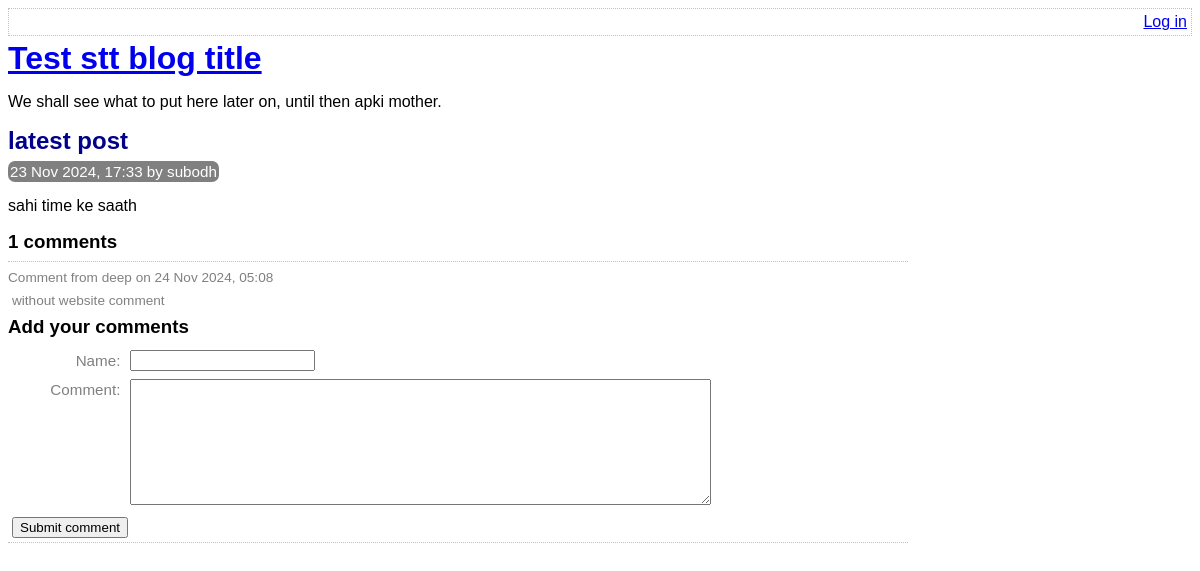
/view-post.php?post_id=7, run on the app's committed database.
### tables this page shows
CREATE TABLE post (
	id INTEGER PRIMARY KEY AUTOINCREMENT NOT NULL,
	title VARCHAR NOT NULL,
	body VARCHAR NOT NULL,
	user_id INTEGER NOT NULL,
	created_at VARCHAR NOT NULL,
	updated_at VARCHAR,
	FOREIGN KEY (user_id) REFERENCES user(id)
);

CREATE TABLE user (
	id INTEGER PRIMARY KEY AUTOINCREMENT NOT NULL,
	username VARCHAR NOT NULL,
	password VARCHAR NOT NULL,
	created_at VARCHAR NOT NULL,
	is_enabled BOOLEAN NOT NULL DEFAULT true
);

CREATE TABLE comment (
	id INTEGER PRIMARY KEY AUTOINCREMENT NOT NULL,
	post_id INTEGER NOT NULL,
	created_at VARCHAR NOT NULL,
	name VARCHAR NOT NULL,
	website VARCHAR,
	text VARCHAR NOT NULL,
	FOREIGN KEY (post_id) REFERENCES post(id)
);

### lib/view-post.php (called while the page is built, shortened)
<?php
function getPostRow(PDO $pdo, $postId)
{
    $stmt = $pdo->prepare(
        'SELECT
            title, created_at, body, (SELECT COUNT(*) FROM comment WHERE comment.post_id = post.id) comment_count, user_id
        FROM
            post
        WHERE
            id = :id'
    );
    $result = $stmt->execute(
        array('id' => $postId, )
    );
    $row = $stmt->fetch(PDO::FETCH_ASSOC);
    return $row;
}

### view-post.php (the view, shortened to what this page needs)
<?php
require_once 'lib/common.php';
require_once 'lib/view-post.php';
if (isset($_GET['post_id']))
{
    $postId = $_GET['post_id'];
}
else
{
    $postId = 0;
}
$pdo = getPDO();
$row = getPostRow($pdo, $postId);
$commentCount = $row['comment_count'];
?>
<!DOCTYPE html>
<html>
    <head>
        <?php require_once 'templates/head.php' ?>
    </head>
    <body>
        <?php require_once 'templates/title.php' ?>
        <div class="post">
            <h2>
                <?php echo htmlEscape($row['title']) ?>
            </h2>
            <div class="date">
                <?php echo convertSqlDate($row['created_at']) ?> by <?php echo htmlEscape(getUserFromUserId($pdo,$row['user_id'])) ?>
            </div>
            <?php echo convertNewlinesToParagraphs($row['body']) ?>
        </div>
        <?php require_once 'templates/list-comments.php'?>
        <?php require_once 'templates/comment-form.php' ?>
    </body>
</html>

### lib/common.php (shortened to what this page needs)
<?php
function getRootPath()
{
    return realpath(__DIR__ . '/..');
}
function getDatabasePath()
{
    return getRootPath() . '/data/data.sqlite';
}
function getDsn()
{
    return 'sqlite:' . getDatabasePath();
}
function getPDO()
{
    $pdo = new PDO(getDsn());
    return $pdo;
}
function htmlEscape($html)
{
    return htmlspecialchars($html, ENT_HTML5, 'UTF-8');
}
function convertSqlDate($sqlDate)
{
    $date = DateTime::createFromFormat('Y-m-d H:i:s', $sqlDate);
    return $date->format('d M Y, H:i');
}
function convertNewlinesToParagraphs($text)
{
    $escaped = htmlEscape($text);
    return '<p>' . str_replace("\n", "</p><p>", $escaped) . '</p>';
}
function getCommentsForPost(PDO $pdo, $postId)
{
    $pdo = getPDO();
    $sql = "
        SELECT
            id, name, text, created_at
        FROM
            comment
        WHERE
            post_id = :post_id
    ";
    $stmt = $pdo->prepare($sql);
    $stmt->execute(
        array('post_id' => $postId, )
    );
    return $stmt->fetchAll(PDO::FETCH_ASSOC);
}
function getUserFromUserId(PDO $pdo, $userId){
    $sql = 'SELECT username FROM user WHERE id=:id';
    $stmt = $pdo -> prepare($sql);
    $stmt->execute(
        array('id' => $userId)
    );
    return $stmt->fetchColumn();
}

### templates/list-comments.php (shortened to what this page needs)
<form
    method="post"
    class="comment-list"
    action="view-post.php?action=delete-comment&amp;post_id=<?php echo $postId ?>&amp;"
>
    <h3><?php echo $commentCount ?> comments</h3>
    <?php foreach (getCommentsForPost($pdo, $postId) as $comment): ?>
    <div class="comment">
        <div class="comment-meta">
            Comment from
            <?php echo htmlEscape($comment['name']) ?> on <?php echo convertSqlDate($comment['created_at']) ?>
        <div class="comment-body">
            <?php echo convertNewlinesToParagraphs($comment['text']) ?>
        </div>
    </div>
    <?php endforeach ?>
</form>

### assets/main.css (style rules this page uses)
h1, h2, h3 { margin-top: 0; margin-bottom: 8px; }
body { font-family: sans-serif; }
.post-synopsis h2, .post h2 { color: darkblue; }
.post .date, .post-synopsis .meta { color: white; background-color: grey; border-radius: 7px; padding: 2px; display: inline; font-size: 0.95em; }
.comment .comment-meta { font-size: 0.85em; color: grey; border-top: 1px dotted silver; padding-top: 8px; }
.comment-body p { margin: 8px 4px; }
.comment-list { border-bottom: 1px dotted silver; margin-bottom: 12px; max-width: 900px; }

### data on the page
post: title "latest post", created_at "23 Nov 2024, 17:33", user.username "subodh", body "sahi time ke saath"
comment: name "deep", created_at "24 Nov 2024, 05:08", text "without website comment"

### other printed values
$commentCount "1"
